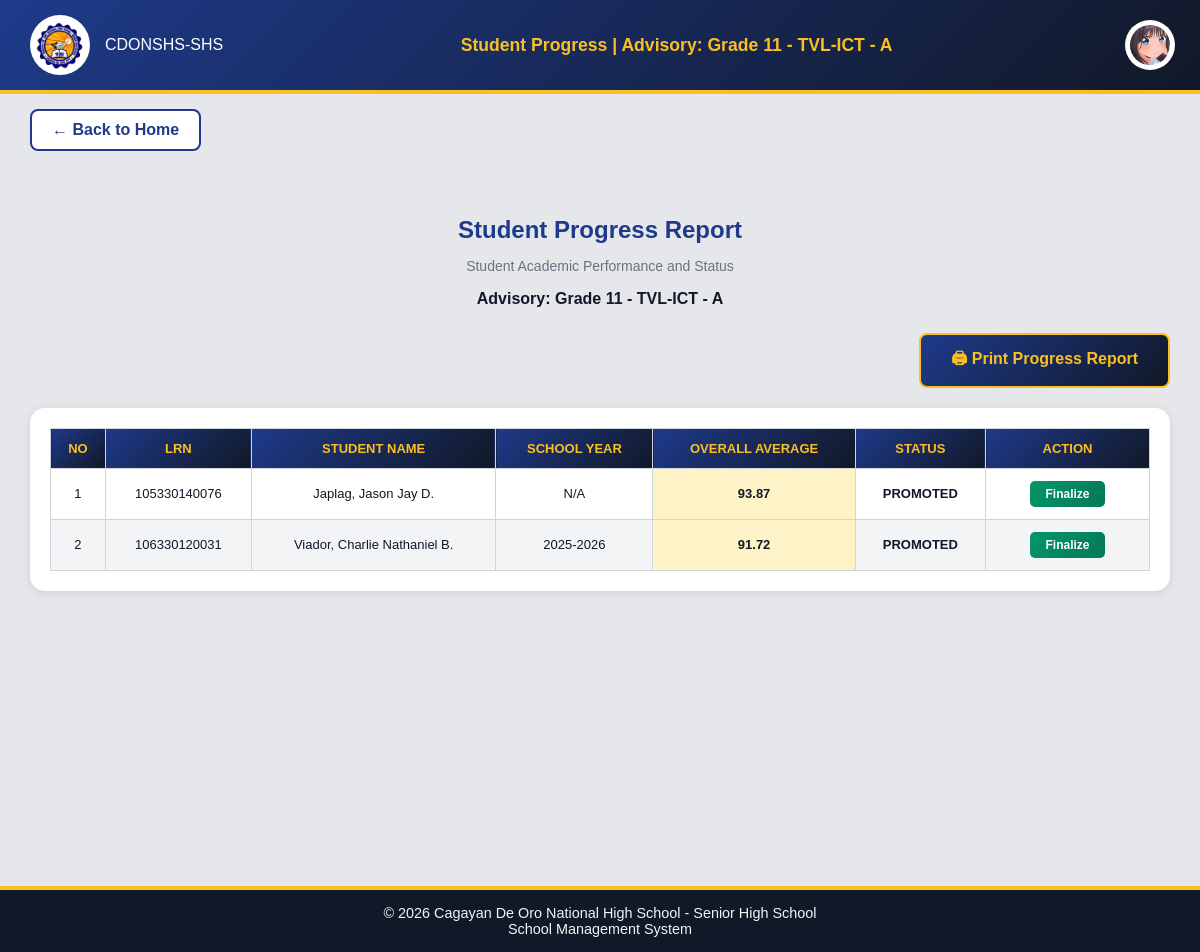
Page /Website_Files/Teacher_Files/student_progress_page.php (signed in) on the committed database.
### tables this page shows
CREATE TABLE `teacher_advisory` (
  `teacher_advisory_id` int(11) NOT NULL,
  `teacher_id` int(10) NOT NULL,
  `strand_id` int(11) NOT NULL,
  `grade_level` int(2) NOT NULL,
  `section_id` int(11) NOT NULL
);

CREATE TABLE `strands` (
  `strand_id` int(11) NOT NULL,
  `strand_name` varchar(30) NOT NULL
);

CREATE TABLE `section` (
  `section_id` int(11) NOT NULL,
  `section_name` varchar(30) NOT NULL,
  `grade_level` int(2) NOT NULL,
  `strand_id` int(11) NOT NULL
);

CREATE TABLE `users` (
  `user_id` int(11) NOT NULL,
  `school_id` int(11) NOT NULL,
  `username` varchar(50) NOT NULL,
  `password` varchar(255) NOT NULL,
  `role_id` int(11) NOT NULL,
  `status` enum('Active','Inactive') DEFAULT 'Active',
  `first_login` tinyint(1) DEFAULT 1
);

CREATE TABLE `teacher_applications` (
  `teacher_application_id` int(11) NOT NULL,
  `first_name` varchar(100) NOT NULL,
  `last_name` varchar(100) NOT NULL,
  `middle_name` varchar(100) DEFAULT NULL,
  `extension_name` varchar(20) DEFAULT NULL,
  `date_of_birth` date NOT NULL,
  `gender` enum('male','female','other') NOT NULL,
  `civil_status` enum('single','married','divorced','widowed') NOT NULL,
  `contact_number` varchar(20) NOT NULL,
  `email` varchar(150) NOT NULL,
  `facebook_profile` varchar(255) DEFAULT NULL,
  `house_number_street` varchar(255) NOT NULL,
  `barangay` varchar(100) NOT NULL,
  `city_municipality` varchar(100) NOT NULL,
  `province` varchar(100) NOT NULL,
  `current_school` varchar(255) NOT NULL,
  `highest_education` enum('Bachelors','Masters','Doctorate','Other') NOT NULL,
  `specialization` varchar(255) NOT NULL,
  `application_status` enum('Pending','Approved','Rejected') DEFAULT 'Pending',
  `remarks` text DEFAULT NULL,
  `date_submitted` timestamp NOT NULL DEFAULT current_timestamp(),
  `resume_cv` varchar(255) DEFAULT NULL,
  `prc_id_copy` varchar(255) DEFAULT NULL,
  `certificates` varchar(255) DEFAULT NULL,
  `other_documents` varchar(255) DEFAULT NULL,
  `profile_image` varchar(255) DEFAULT NULL
);

CREATE TABLE `students` (
  `student_id` int(11) NOT NULL,
  `user_id` int(11) NOT NULL,
  `application_id` int(11) NOT NULL,
  `school_id` int(11) NOT NULL,
  `enrollment_status` enum('Active','Inactive','Graduated','Transferred') DEFAULT 'Active',
  `date_enrolled` date NOT NULL DEFAULT curdate(),
  `enlistment_status` enum('Not Enlisted','Pending','Enlisted','Rejected','Promoted') DEFAULT 'Not Enlisted',
  `school_year` varchar(9) DEFAULT NULL
);

CREATE TABLE `student_applications` (
  `application_id` int(11) NOT NULL,
  `first_name` varchar(100) NOT NULL,
  `last_name` varchar(100) NOT NULL,
  `middle_name` varchar(100) DEFAULT NULL,
  `extension_name` varchar(20) DEFAULT NULL,
  `lrn` varchar(12) NOT NULL,
  `date_of_birth` date NOT NULL,
  `gender` enum('male','female','other') NOT NULL,
  `civil_status` enum('single','married','divorced','widowed') NOT NULL,
  `house_number_street` varchar(255) NOT NULL,
  `barangay` varchar(100) NOT NULL,
  `city_municipality` varchar(100) NOT NULL,
  `province` varchar(100) NOT NULL,
  `contact_number` varchar(20) NOT NULL,
  `email` varchar(150) NOT NULL,
  `facebook_profile` varchar(255) DEFAULT NULL,
  `current_school` varchar(255) NOT NULL,
  `school_classification` enum('public','private') NOT NULL,
  `enrollment_type` enum('New','Transferee','Balik-Eskwela') NOT NULL DEFAULT 'New',
  `year_graduated` year(4) NOT NULL,
  `father_guardian_name` varchar(150) NOT NULL,
  `father_guardian_contact` varchar(20) NOT NULL,
  `mother_guardian_name` varchar(150) NOT NULL,
  `mother_guardian_contact` varchar(20) NOT NULL,
  `psa_birth_certificate` varchar(255) DEFAULT NULL,
  `form_138` varchar(255) DEFAULT NULL,
  `student_id_copy` varchar(255) DEFAULT NULL,
  `application_status` enum('Pending','Approved','Rejected') DEFAULT 'Pending',
  `remarks` text DEFAULT NULL,
  `date_submitted` timestamp NOT NULL DEFAULT current_timestamp(),
  `profile_image` varchar(255) DEFAULT NULL
);

### Back_End_Files/PHP_Files/get_teacher_advisory.php (called while the page is built, shortened)
<?php
include "../../DB_Connection/Connection.php";
$getTeacher = $connection->prepare("
    SELECT t.teacher_id
    FROM teachers t
    WHERE t.school_id = ?
");
$getTeacher->bind_param("i", $_SESSION['school_id']);
$getTeacher->execute();
$teacherResult = $getTeacher->get_result()->fetch_assoc();
if ($teacherResult) {
    $teacher_id = $teacherResult['teacher_id'];
    $getAdvisory = $connection->prepare("
        SELECT
            ta.grade_level,
            ta.strand_id,
            ta.section_id,
            s.strand_name,
            sec.section_name
        FROM teacher_advisory ta
        JOIN strands s ON ta.strand_id = s.strand_id
        JOIN section sec ON ta.section_id = sec.section_id
        WHERE ta.teacher_id = ?
        LIMIT 1
    ");
    $getAdvisory->bind_param("i", $teacher_id);
    $getAdvisory->execute();
    $advisory = $getAdvisory->get_result()->fetch_assoc();
    if ($advisory) {
        $advisoryText =
            "Grade " . $advisory['grade_level'] .
            " - " . $advisory['strand_name'] .
            " - " . $advisory['section_name'];
        $advisorySectionId = $advisory['section_id'];
    }
}
?>

### Back_End_Files/PHP_Files/student_progress_backend.php (called while the page is built, shortened)
<?php
include "../../Back_End_Files/PHP_Files/get_teacher_advisory.php";
if (!empty($advisorySectionId)) {
    $progressQuery = "
        SELECT
            s.student_id,
            sa.lrn,
            sa.first_name,
            sa.last_name,
            sa.middle_name,
            sa.extension_name,
            ss.grade_level,
            st.strand_name,
            sec.section_name,
            s.enrollment_status,
            s.enlistment_status,
            s.school_year
        FROM students s
        INNER JOIN student_strand ss ON s.student_id = ss.student_id AND ss.section_id = ?
        INNER JOIN student_applications sa ON s.application_id = sa.application_id
        INNER JOIN strands st ON ss.strand_id = st.strand_id
        INNER JOIN section sec ON ss.section_id = sec.section_id
        WHERE s.enrollment_status = 'Active'
        ORDER BY sa.last_name, sa.first_name
    ";
    $progressStmt = $connection->prepare($progressQuery);
    $progressStmt->bind_param("i", $advisorySectionId);
    $progressStmt->execute();
    $students = $progressStmt->get_result()->fetch_all(MYSQLI_ASSOC);
    $uniqueStudents = [];
    foreach ($students as $student) {
        $uniqueStudents[$student['student_id']] = $student;
    }
    $students = array_values($uniqueStudents);
    $processedStudents = [];
    foreach ($students as $student) {
        $studentId = $student['student_id'];
        $overallAvgQuery = "
            SELECT AVG(grade) as overall_avg, COUNT(DISTINCT quarter) as quarter_count
            FROM grade_entry
            WHERE student_id = ? AND grade_status = 'Approved'
        ";
        $overallStmt = $connection->prepare($overallAvgQuery);
        $overallStmt->bind_param("i", $studentId);
        $overallStmt->execute();
        $overallResult = $overallStmt->get_result()->fetch_assoc();
        $student['overall_avg'] = $overallResult['overall_avg'] ? round($overallResult['overall_avg'], 2) : null;
        $student['quarter_count'] = $overallResult['quarter_count'];
        $student['calculated_status'] = 'Pending';
        if ($student['quarter_count'] == 4) {
            if ($student['grade_level'] == 12 && $student['overall_avg'] >= 75) {
                $student['calculated_status'] = 'Graduated';
            } elseif ($student['overall_avg'] >= 75) {
                $student['calculated_status'] = 'Promoted';
            } else {
                $student['calculated_status'] = 'Retained';
            }
        }
        $checkArchive = $connection->prepare("
            SELECT COUNT(*) as archived FROM archived_student_strand WHERE student_id = ?
        ");
        $checkArchive->bind_param("i", $studentId);
        $checkArchive->execute();
        $archiveResult = $checkArchive->get_result()->fetch_assoc();
        $student['is_finalized'] = $archiveResult['archived'] > 0;
        $processedStudents[] = $student;
    }
    $progressData = $processedStudents;
}
?>

### Website_Files/Teacher_Files/student_progress_page.php (the view, shortened to what this page needs)
<?php
include "../../DB_Connection/Connection.php";
$stmt = $connection->prepare("
    SELECT u.*, ta.profile_image
    FROM users u
    INNER JOIN teachers s ON s.user_id = u.user_id
    INNER JOIN teacher_applications ta ON s.application_id = ta.teacher_application_id
    WHERE u.user_id = ? AND u.school_id = ? AND u.role_id = 3
");
$stmt->bind_param("ii", $_SESSION['user_id'], $_SESSION['school_id']);
$stmt->execute();
$result = $stmt->get_result();
$user = $result->fetch_assoc();
$profileImagePath = !empty($user['profile_image'])
    ? "../../uploads/" . htmlspecialchars($user['profile_image'])
    : "../../Assets/profile_button.png";
include "../../Back_End_Files/PHP_Files/student_progress_backend.php";
?>
<!DOCTYPE html>
<html lang="en">
<head>
    <link rel="stylesheet" href="../../Design/main_design.css">
    <link rel="stylesheet" href="../../Design/profile_dropdown.css">
    <link rel="stylesheet" href="../../Design/teacher/student_progress_design.css">
</head>
<body>
    <div class="header">
        <div class="left">
            <img src="../../Assets/LOGO.png" alt="CDONSHS Logo">
            <span>CDONSHS-SHS</span>
        </div>
        <div class="center">
            Student Progress | Advisory: <?php echo htmlspecialchars($advisoryText); ?>
        </div>
        <div class="right">
            <button class="profile-btn" type="button">
                <img src="<?php echo $profileImagePath; ?>">
            </button>
        </div>
    </div>
    <div class="back-button-container">
        <a href="home.php" class="back-button">← Back to Home</a>
    </div>
    <div class="progress-container">
        <div class="table-header">
            <h2>Student Progress Report</h2>
            <p class="subtitle">Student Academic Performance and Status</p>
            <?php if (!empty($advisoryText)): ?>
                <p class="advisory-info">Advisory: <?php echo htmlspecialchars($advisoryText); ?></p>
            <?php endif; ?>
        </div>
        <div class="button-row no-print">
            <button onclick="printProgress()" class="btn-print">🖨 Print Progress Report</button>
        </div>
        <?php if (empty($progressData)): ?>
            <div class="no-results">
                <p>No students found in your advisory section.</p>
            </div>
        <?php else: ?>
            <div class="table-wrapper">
                <table class="progress-table" id="progressTable">
                    <thead>
                        <tr>
                            <th>No</th>
                            <th>LRN</th>
                            <th>Student Name</th>
                            <th>School Year</th>
                            <th>Overall Average</th>
                            <th>Status</th>
                            <th class="action-column no-print">Action</th>
                        </tr>
                    </thead>
                    <tbody>
                        <?php
                        $count = 1;
                        foreach ($progressData as $student):
                            $fullName = $student['last_name'] . ', ' . $student['first_name'];
                            if (!empty($student['middle_name'])) {
                                $fullName .= ' ' . substr($student['middle_name'], 0, 1) . '.';
                            }
                            $statusClass = '';
                            switch ($student['calculated_status']) {
                                case 'Promoted': $statusClass = 'status-promoted'; break;
                            }
                        ?>
                            <tr>
                                <td><?php echo $count++; ?></td>
                                <td><?php echo htmlspecialchars($student['lrn']); ?></td>
                                <td><?php echo htmlspecialchars($fullName); ?></td>
                                <td><?php echo htmlspecialchars($student['school_year'] ?? 'N/A'); ?></td>
                                <td class="grade-cell overall-grade">
                                    <?php echo $student['overall_avg'] !== null ? number_format($student['overall_avg'], 2) : '-'; ?>
                                </td>
                                <td class="<?php echo $statusClass; ?>">
                                    <?php echo htmlspecialchars($student['calculated_status']); ?>
                                </td>
                                <td class="action-column no-print">
                                    <?php if (!$student['is_finalized'] && $student['calculated_status'] !== 'Pending' && $student['calculated_status'] !== 'Incomplete'): ?>
                                        <form method="POST" class="finalize-form" onsubmit="return confirmFinalize(event, '<?php echo htmlspecialchars($fullName); ?>', '<?php echo $student['calculated_status']; ?>')">
                                            <button type="submit" name="finalize_status" class="btn-finalize">
                                                Finalize
                                            </button>
                                        </form>
                                    <?php elseif ($student['is_finalized']): ?>
                                        <span class="finalized-badge">Finalized</span>
                                    <?php else: ?>
                                        <span class="pending-badge">Incomplete Grades</span>
                                    <?php endif; ?>
                                </td>
                            </tr>
                        <?php endforeach; ?>
                    </tbody>
                </table>
            </div>
        <?php endif; ?>
    </div>
    <div class="footer">
        © 2026 Cagayan De Oro National High School - Senior High School
        <br>
        School Management System
    </div>
</body>
</html>

### rows in the picture
teacher_advisory: grade_level.section_name "Grade 11 - TVL-ICT - A"
users: teacher_applications.profile_image (picture)
students: application.lrn "105330140076", application.middle_name "Japlag, Jason Jay D.", school_year "N/A", overall_avg "93.87", calculated_status "PROMOTED"
students: application.lrn "106330120031", application.middle_name "Viador, Charlie Nathaniel B.", school_year "2025-2026", overall_avg "91.72", calculated_status "PROMOTED"
